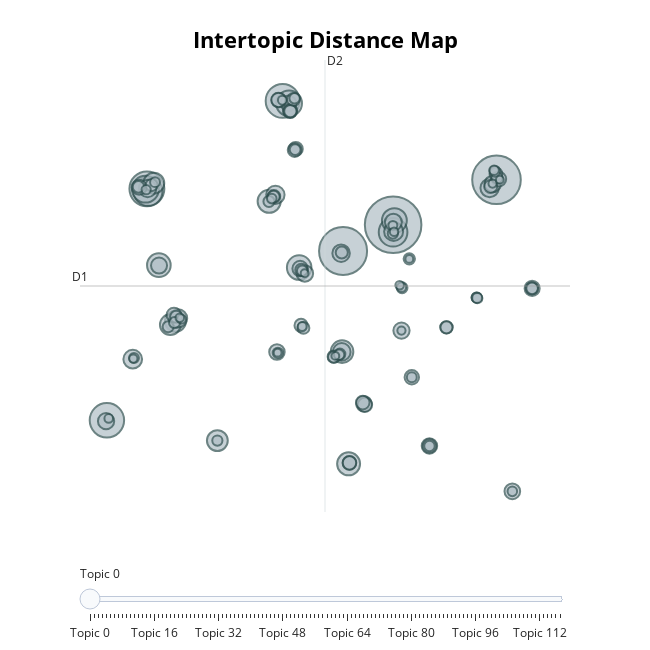

Notebook source saved alongside this figure:
### Code cell
model_base.visualize_topics()
